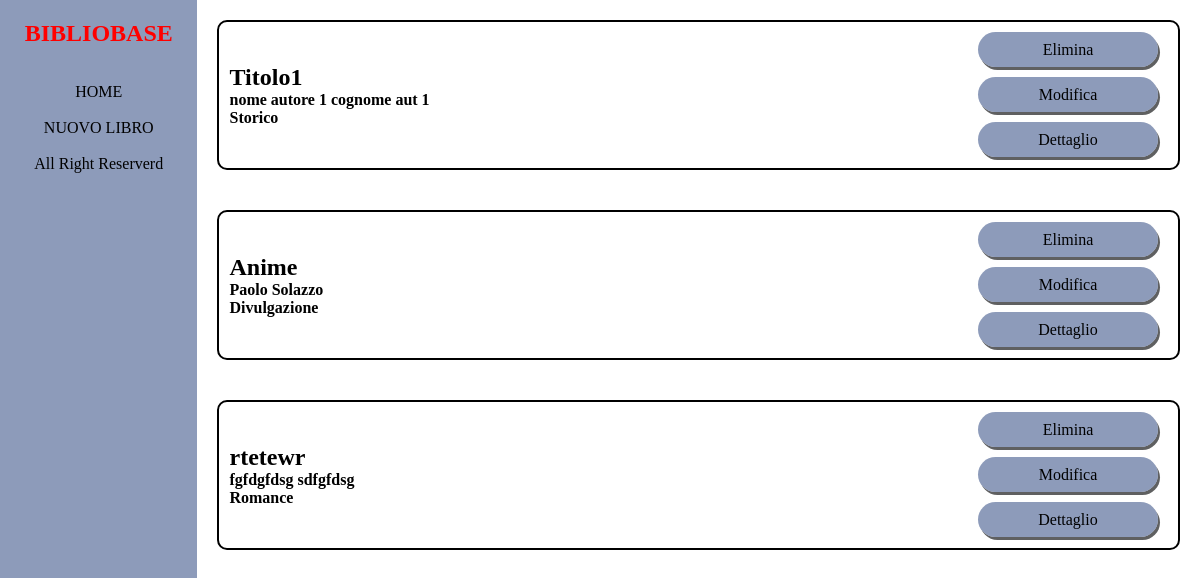
Before: /index/ with the older database file.
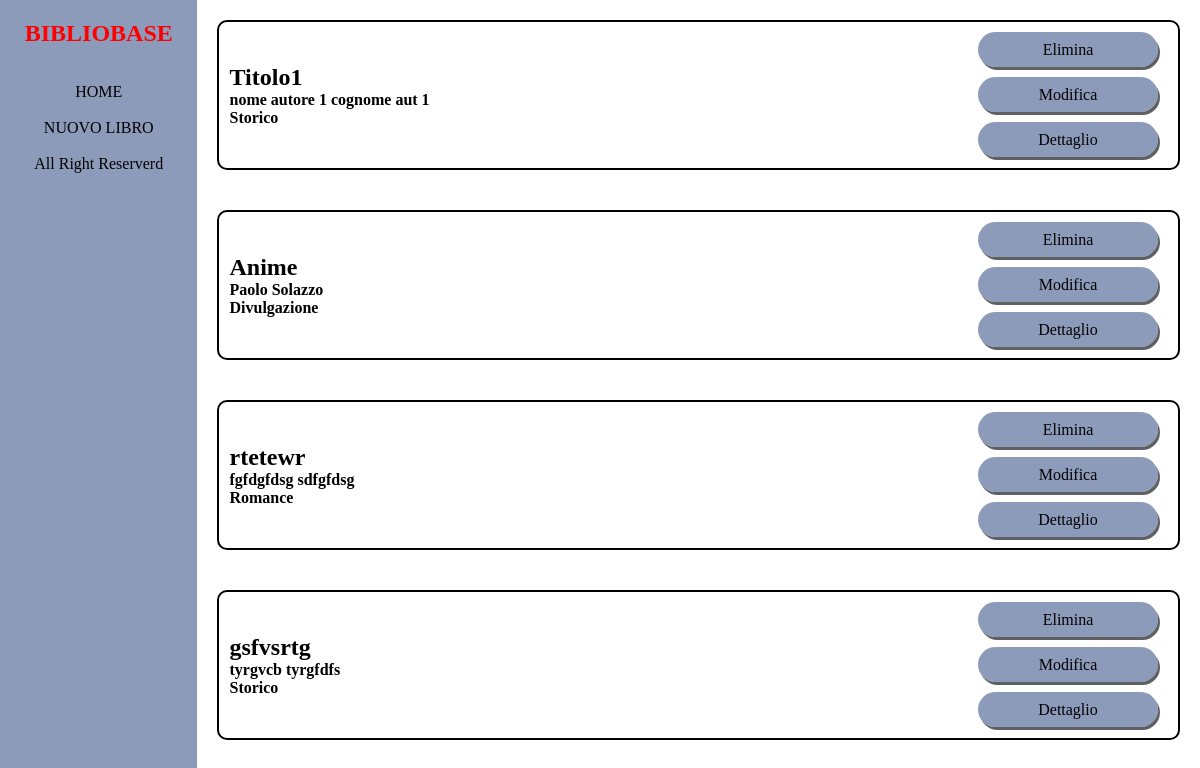
After: the same page with the newer database file.
### libri/models.py (models this page shows)
class Seriale(models.Model):
    CodLibro = models.CharField(max_length=4, primary_key=True)
    IDCollana = models.ForeignKey(Collane,on_delete=models.RESTRICT, blank=True, null=True)
    IDCasaEd = models.ForeignKey(CasaEditrice,on_delete=models.RESTRICT)
    IDAutoreCuratore = models.ForeignKey(TradAutCur,on_delete=models.RESTRICT)
    IDPostPrefazione = models.ForeignKey(PostfazionePre,on_delete=models.RESTRICT, blank=True, null=True)
    Straniero = models.BooleanField(default=False)
    TitoloOrig = models.CharField(max_length=256, blank=True, null=True)
    Titolo = models.CharField(max_length=256)
    Sottotitolo = models.CharField(max_length=256, blank=True, null=True)
    AnnoEd = models.IntegerField()
    Illustrazioni = models.BooleanField(default=False)
    ISSN = models.CharField(max_length=8)
    Genere = models.CharField(max_length=256)
    NumPub = models.IntegerField(blank=True, null=True)
    CopertinaRigida = models.BooleanField(default=False)
    Ristampa = models.BooleanField(default=False)
    nRistampa = models.IntegerField(blank=True, null=True)
    Edizione = models.IntegerField()
    NumPagine = models.IntegerField()
    Curatore = models.BooleanField(default=False)
    Traduttore = models.ForeignKey(TradAutCur,related_name='traduttoreS',on_delete = models.RESTRICT, blank=True, null=True)
    Critico = models.ForeignKey(TradAutCur,related_name='criticoS',on_delete = models.RESTRICT, blank=True, null=True)

### libri/views.py (the view)
# urls.py: path('index/',views.HomePageView, name = 'base'),
def HomePageView(request):
    if request.method == 'GET':
        context=[]
        for record in NonSeriale.objects.raw("SELECT N.CodLibro,N.Titolo,T.NomeTr,T.CognomeTr,N.Genere FROM libri_NonSeriale N, libri_TradAutCur T WHERE N.IDAutoreCuratore_id=T.CodAutore"):
            elemento = objlist()
            elemento.inserimentoHome(record.Titolo,record.NomeTr+" "+record.CognomeTr,record.Genere,record.CodLibro)
            context.append(elemento)
        for record in Seriale.objects.raw("SELECT S.CodLibro,S.Titolo,T.NomeTr,T.CognomeTr,S.Genere FROM libri_Seriale S, libri_TradAutCur T WHERE S.IDAutoreCuratore_id=T.CodAutore"):
            elemento = objlist()
            elemento.inserimentoHome(record.Titolo,record.NomeTr+" "+record.CognomeTr,record.Genere,record.CodLibro)
            context.append(elemento)
        return render(request, 'base.html',{'context_list':context})
    else:
        print("Errore")

### libri/views.py (called while the page is built)
    def inserimentoHome(self,Titolo, Autore, Genere,Cod):
        self.Titolo = Titolo
        self.Autore = Autore
        self.Genere = Genere
        self.CodLibro = Cod

### templates/base.html (shortened to what this page needs)
{% load static %}
<!DOCTYPE html>
<html>
<head>
    <link rel="stylesheet" href="{% static './css/base_style.css' %}">
    <link rel="stylesheet" href="{% static './css/newBook-style.css' %}">
</head>
<body>
    <nav>
        <h2 style="color:red;">BIBLIOBASE</h2>
        <div class="links">
            <br><br>
            <a href="{% url 'base' %}">HOME</a>
            <br><br>
            <a href="{% url 'nuovo_libro' %}">NUOVO LIBRO</a>
            <br><br>
        </div>
        <div class="cp">All Right Reserverd</div>
    </nav>
    <div class="HolyGrail-body">
        <div class="layout">
            {% block content %} {% for record in context_list %}
            <div class="box">
                <div class="info">
                    <h2>{{record.Titolo}}</h2>
                    <h4>{{record.Autore}}</h4>
                    <h4>{{record.Genere}}</h4>
                </div>
                <div class="child">
                    <a href="{% url 'cancella' record.CodLibro %}">Elimina</a>
                    <a href="{% url 'modifica_libro' record.CodLibro %}">Modifica</a>
                    <a href="{% url 'detail' record.CodLibro %}">Dettaglio</a>
                </div>
            </div>
            {% endfor %} {% endblock content %}
        </div>
    </div>
</body>
</html>

Changed rows visible on the page:
added Seriale: Titolo "gsfvsrtg", Genere "Storico"
Other visible differences:
new list line: "tyrgvcb tyrgfdfs Elimina Modifica Dettaglio"
